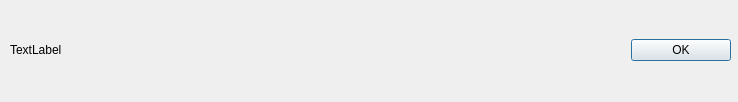
<?xml version="1.0" encoding="UTF-8"?>
<ui version="4.0">
 <class>ErrorWindow</class>
 <widget class="QDialog" name="ErrorWindow">
  <property name="geometry">
   <rect>
    <x>0</x>
    <y>0</y>
    <width>738</width>
    <height>102</height>
   </rect>
  </property>
  <property name="windowTitle">
   <string>Error</string>
  </property>
  <widget class="QWidget" name="gridLayoutWidget">
   <property name="geometry">
    <rect>
     <x>10</x>
     <y>10</y>
     <width>721</width>
     <height>81</height>
    </rect>
   </property>
   <layout class="QGridLayout" name="gridLayout">
    <item row="1" column="1">
     <widget class="QPushButton" name="OKButton">
      <property name="sizePolicy">
       <sizepolicy hsizetype="Fixed" vsizetype="Fixed">
        <horstretch>0</horstretch>
        <verstretch>0</verstretch>
       </sizepolicy>
      </property>
      <property name="maximumSize">
       <size>
        <width>100</width>
        <height>16777215</height>
       </size>
      </property>
      <property name="text">
       <string>OK</string>
      </property>
     </widget>
    </item>
    <item row="1" column="0">
     <widget class="QLabel" name="ErrorMessage">
      <property name="minimumSize">
       <size>
        <width>0</width>
        <height>50</height>
       </size>
      </property>
      <property name="text">
       <string>TextLabel</string>
      </property>
     </widget>
    </item>
   </layout>
  </widget>
 </widget>
 <resources/>
 <connections/>
</ui>
